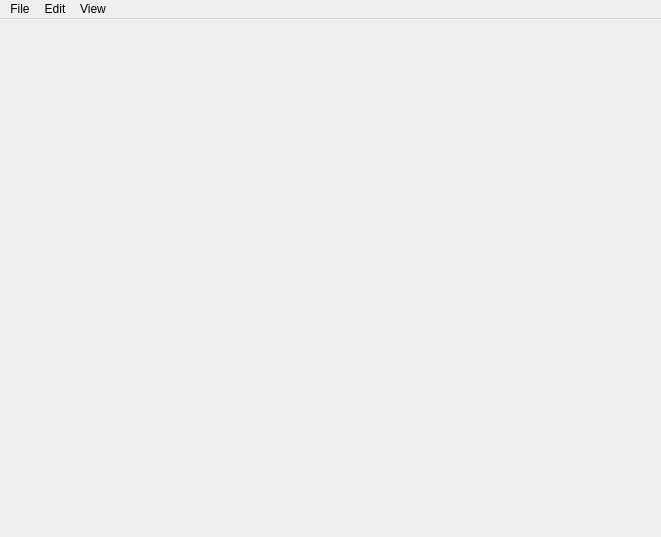
<?xml version="1.0" encoding="UTF-8"?>
<ui version="4.0">
 <class>MainWindow</class>
 <widget class="QMainWindow" name="MainWindow">
  <property name="geometry">
   <rect>
    <x>0</x>
    <y>0</y>
    <width>661</width>
    <height>537</height>
   </rect>
  </property>
  <property name="windowTitle">
   <string>MainWindow</string>
  </property>
  <widget class="QWidget" name="centralwidget"/>
  <widget class="QMenuBar" name="menubar">
   <property name="geometry">
    <rect>
     <x>0</x>
     <y>0</y>
     <width>661</width>
     <height>23</height>
    </rect>
   </property>
   <widget class="QMenu" name="menuFile">
    <property name="title">
     <string>File</string>
    </property>
    <addaction name="actionOpen"/>
    <addaction name="actionNew"/>
    <addaction name="actionSave"/>
    <addaction name="actionExport"/>
    <addaction name="actionExit"/>
   </widget>
   <widget class="QMenu" name="menuEdit">
    <property name="title">
     <string>Edit</string>
    </property>
    <addaction name="actionUndo"/>
    <addaction name="actionRedo"/>
    <addaction name="actionCut"/>
    <addaction name="actionCopy"/>
    <addaction name="actionPaste"/>
    <addaction name="actionSelect_All"/>
    <addaction name="actionFind_Replace"/>
   </widget>
   <widget class="QMenu" name="menuView">
    <property name="title">
     <string>View</string>
    </property>
    <addaction name="actionAntiAliasing"/>
   </widget>
   <addaction name="menuFile"/>
   <addaction name="menuEdit"/>
   <addaction name="menuView"/>
  </widget>
  <action name="actionOpen">
   <property name="text">
    <string>Open</string>
   </property>
  </action>
  <action name="actionNew">
   <property name="text">
    <string>New</string>
   </property>
  </action>
  <action name="actionSave">
   <property name="text">
    <string>Save</string>
   </property>
  </action>
  <action name="actionExport">
   <property name="text">
    <string>Export</string>
   </property>
  </action>
  <action name="actionExit">
   <property name="text">
    <string>Exit</string>
   </property>
  </action>
  <action name="actionUndo">
   <property name="text">
    <string>Undo</string>
   </property>
  </action>
  <action name="actionRedo">
   <property name="text">
    <string>Redo</string>
   </property>
  </action>
  <action name="actionCut">
   <property name="text">
    <string>Cut</string>
   </property>
  </action>
  <action name="actionCopy">
   <property name="text">
    <string>Copy</string>
   </property>
  </action>
  <action name="actionPaste">
   <property name="text">
    <string>Paste</string>
   </property>
  </action>
  <action name="actionSelect_All">
   <property name="text">
    <string>Select All</string>
   </property>
  </action>
  <action name="actionFind_Replace">
   <property name="text">
    <string>Find/Replace</string>
   </property>
  </action>
  <action name="actionAntiAliasing">
   <property name="text">
    <string>Toggle AntiAliasing</string>
   </property>
  </action>
 </widget>
 <resources/>
 <connections/>
</ui>
